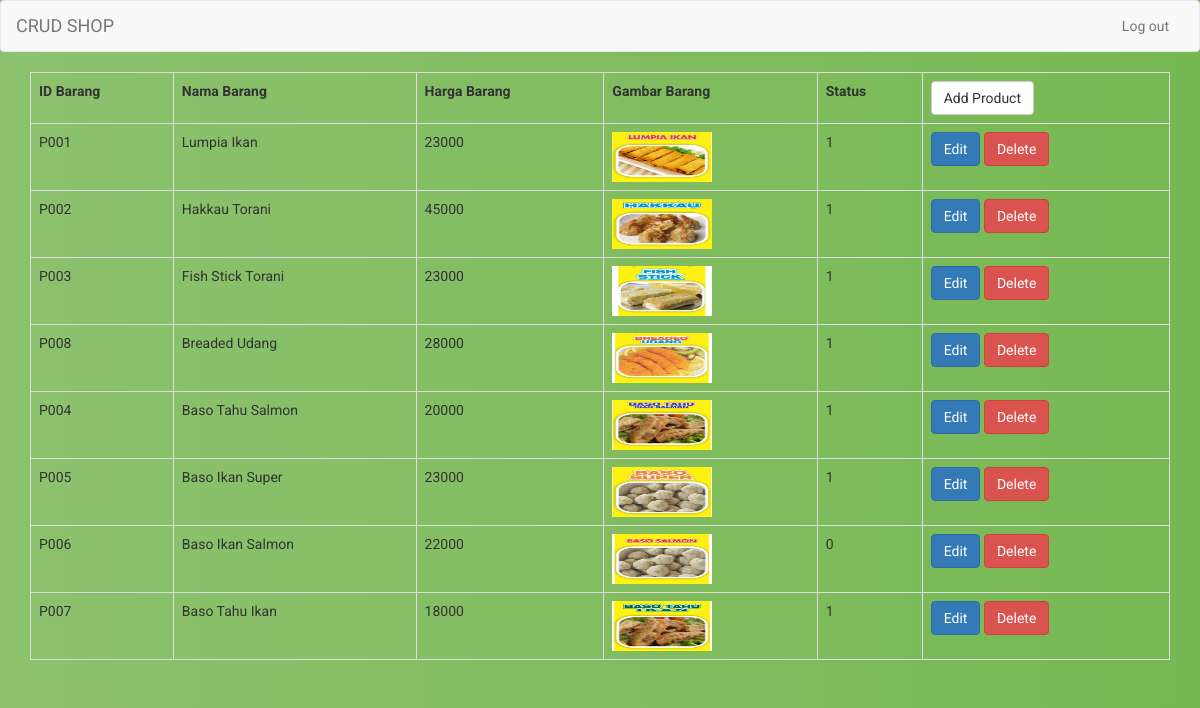
Screenshot of /index.php/admin with the database file from the repository.
### tables this page shows
CREATE TABLE IF NOT EXISTS `barang` (
  `barang_id` varchar(10) NOT NULL,
  `barang_nama` varchar(40) NOT NULL,
  `barang_harga` int(11) NOT NULL,
  `barang_satuan` varchar(15) NOT NULL,
  `barang_deskripsi` text NOT NULL,
  `barang_gambar` varchar(100) NOT NULL,
  `barang_aktif` tinyint(1) NOT NULL,
  PRIMARY KEY (`barang_id`)
);

### application/controllers/Admin.php (called while the page is built, shortened)
<?php defined('BASEPATH') or exit('No DIrect Access Allowed');
class Admin extends CI_Controller
{
	function __construct()
	{
		$this->load->model('product_model');
	}
	function index(){
		$data['product'] = $this->product_model->get_barang_all();
		$this->load->view('admin_view',$data);
	}
}

### index.php (called while the page is built, shortened)
<?php
require_once BASEPATH.'core/CodeIgniter.php';

### application/models/Product_model.php (called while the page is built, shortened)
<?php defined('BASEPATH') or exit('No Direct Access Allowed');
class Product_model extends CI_Model
{
	function get_barang_all(){
		$query = $this->db->get('barang');
		return $query->result();
	}
}

### application/views/admin_view.php (the view, shortened to what this page needs)
<!DOCTYPE html>
<html>
<head>
	<link rel="stylesheet" type="text/css" href="<?php echo  base_url() ?>assets/bootstrap/css/bootstrap.min.css">
	<link rel="stylesheet" type="text/css" href="<?php echo  base_url() ?>assets/bootstrap/css/style.css">
</head>
<body>
<nav class="navbar navbar-default">
  <div class="container-fluid">
    <div class="navbar-header">
      <a class="navbar-brand" href="<?php echo base_url() ?>">CRUD SHOP</a>
    </div>
    <div class="collapse navbar-collapse" id="bs-example-navbar-collapse-1">
      <ul class="nav navbar-nav navbar-right">
        <li><?php echo anchor('Login/logout','Log out') ?></li>
      </ul>
    </div>
  </div>
</nav>
<div>
  <div class="container">
    <table class="table table-stripped table-hover table-bordered">
      <tr>
        <th>ID Barang</th>
        <th>Nama Barang</th>
        <th>Harga Barang</th>
        <th>Gambar Barang</th>
        <th>Status</th>
        <th>
        <?php echo anchor('admin/add','Add Product',array('class'=>'btn btn-default')) ?>
        </th>
      </tr>
      <?php foreach ($product as $p) { ?>
      <tr>
        <td><?= $p->barang_id ?></td>
        <td><?= $p->barang_nama ?></td>
        <td><?= $p->barang_harga ?></td>
        <td><?= img('image/'.$p->barang_gambar,'Product',array('class'=>'admin_image')) ?></td>
        <td><?= $p->barang_aktif ?></td>
        <td>
          <?= anchor('admin/edit/'.$p->barang_id,'Edit',array('class'=>'btn btn-primary'))  ?>
          <?= anchor('admin/delete/'.$p->barang_id,'Delete',array('class'=>'btn btn-danger','onclick'=>'return confirm(\'Do You Really Remove this data?\')'))  ?>
        </td>
      </tr>
      <?php } ?>
    </table>
  </div>
</div>
</body>
</html>

### rows the page displays
barang: barang_id "P001", barang_nama "Lumpia Ikan", barang_harga "23000", barang_gambar (picture), barang_aktif "1", barang_id "Edit", barang_id "Delete"
barang: barang_id "P002", barang_nama "Hakkau Torani", barang_harga "45000", barang_gambar (picture), barang_aktif "1", barang_id "Edit", barang_id "Delete"
barang: barang_id "P003", barang_nama "Fish Stick Torani", barang_harga "23000", barang_gambar (picture), barang_aktif "1", barang_id "Edit", barang_id "Delete"
barang: barang_id "P008", barang_nama "Breaded Udang", barang_harga "28000", barang_gambar (picture), barang_aktif "1", barang_id "Edit", barang_id "Delete"
barang: barang_id "P004", barang_nama "Baso Tahu Salmon", barang_harga "20000", barang_gambar (picture), barang_aktif "1", barang_id "Edit", barang_id "Delete"
barang: barang_id "P005", barang_nama "Baso Ikan Super", barang_harga "23000", barang_gambar (picture), barang_aktif "1", barang_id "Edit", barang_id "Delete"
barang: barang_id "P006", barang_nama "Baso Ikan Salmon", barang_harga "22000", barang_gambar (picture), barang_aktif "0", barang_id "Edit", barang_id "Delete"
barang: barang_id "P007", barang_nama "Baso Tahu Ikan", barang_harga "18000", barang_gambar (picture), barang_aktif "1", barang_id "Edit", barang_id "Delete"

### other values shown
anchor('Login/logout','Log out') "Log out"
anchor('admin/add','Add Product',array('class'=>'btn btn-default')) "Add Product"
